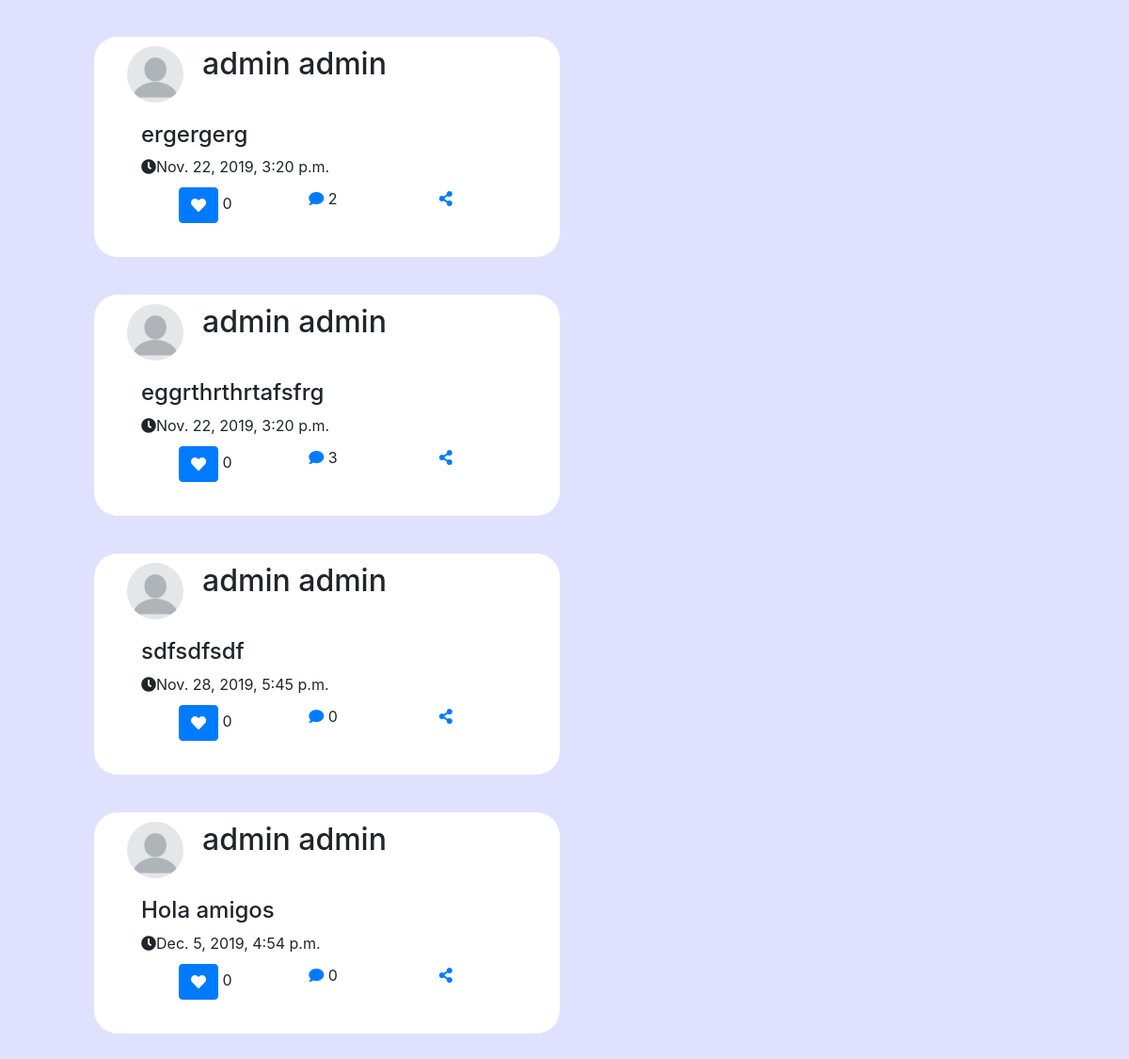
Page /likeme/foro/ (signed in, lower part) on the earlier database version.
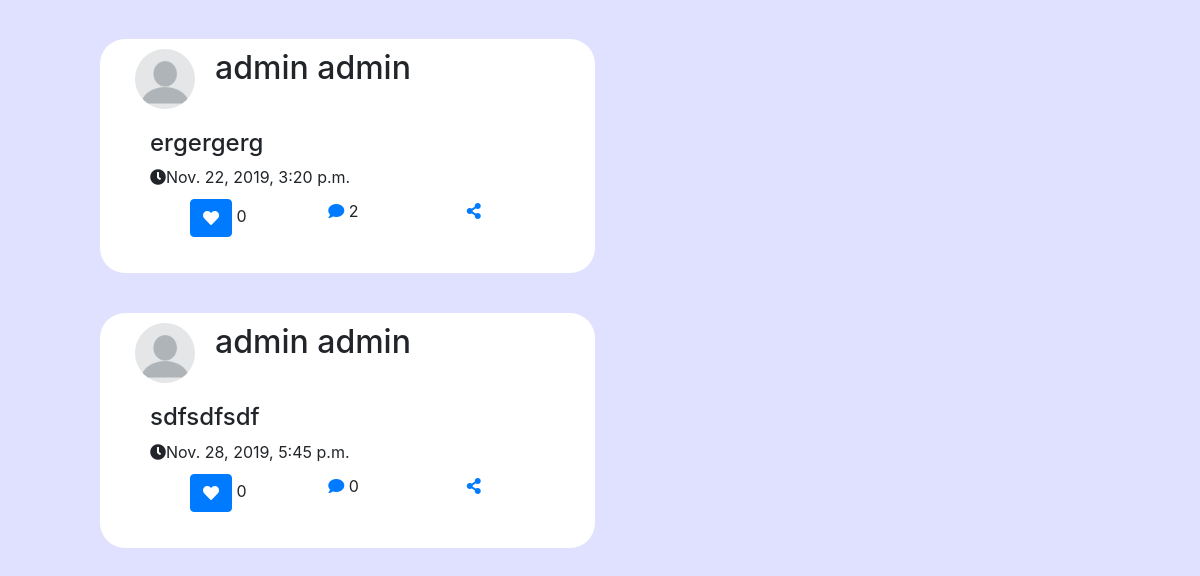
Same page on the later database version.
### likeme/models.py (models this page shows, shortened)
class Posteig(models.Model):
    id = models.AutoField(primary_key=True)
    content = models.CharField(max_length=200)
    user_post = models.ForeignKey(User, on_delete=models.CASCADE)
    creation_date = models.DateTimeField(auto_now_add=True)

class LikeMeUser(AbstractBaseUser):
    email = models.EmailField(verbose_name='email address', max_length=90, unique=True)
    first_name = models.CharField(max_length=30)
    last_name = models.CharField(max_length=30)
    sex = models.IntegerField(default=0)
    birth_date = models.DateTimeField(default=timezone.now)
    phone_number = models.TextField(default=0)
    photo = models.ImageField(upload_to='profiles/', default='profiles/profile_default.png')
    profile_state = models.IntegerField(default = 0)
    join_date = models.DateTimeField(verbose_name='join date', auto_now_add=True)
    active = models.BooleanField(default=True)  # can login
    staff = models.BooleanField(default=False)  # staff user non superuser
    admin = models.BooleanField(default=False)  # superuser
    USERNAME_FIELD = 'email'
    REQUIRED_FIELDS = ['first_name', 'last_name', 'sex', 'birth_date', 'phone_number']
    objects = LikeMeUserManager()
    def get_full_name(self):
        return self.first_name + " " + self.last_name
    @property
    def is_active(self):
        return self.active
    def __str__(self):
        return self.get_full_name()

### likeme/views.py (the view, shortened to what this page needs)
# urls.py: path(r'foro/', views.forum, name='forum'),
@login_required()
def forum(request):
    context = {}
    l = []
    freq_current_friends = FriendShip.objects.filter(Q(user_sender=request.user, accepted=True)
                                                    | Q(user_receiver=request.user, accepted=True))
    friends = [x.user_sender if x.user_sender != request.user else x.user_receiver for x in freq_current_friends]
    posts = Posteig.objects.filter(user_post__in=friends).exclude(user_post=request.user)
    for p in posts:
        comments = Comments.objects.filter(posteig_id=p.id)
        likes = Like.objects.filter(post_id=p.id)
        tr = [(q, Reply.objects.filter(posteig_id=q)) for q in comments]
        t = (p, tr, likes)
        l.append(t)
    context = {
        'posts': l
    }
    return render(request, 'likeme/foro.html', context)

### templates/likeme/foro.html (shortened to what this page needs)
{% extends "likeme/BaseLayout.html" %}
{% load static %}
{% block content %}
            <div class="md-col-6" id="perfilfeed">
                <form action ="" method="POST">
                    {% for p in posts %}
                        <div class="post-bar">
                            <div class="row" id="perfilcommentrow1">
                                <div class="about-img" id="perfilimgcomment"><img src="{{user.photo.url}}" class="img-responsive" alt=""></div>
                                <div id="perfilcommentnom">
                                    <h2>{{p.0.user_post}}</h2>
                                </div>
                            </div>
                            <h4> {{ p.0.content }} </h4>
                            <span><i class="fa fa-clock-o"></i>{{p.0.creation_date}}</span>
                            <ul class="row">
                                <div class="col"><button class="btn btn-primary" id="post_like" type="submit" name="like_value" value={{p.0.id}}><i class="fa fa-heart"></i></button> {{p.2|length}}</div>
								<div class="col"><a data-toggle="collapse" href="#perfilcommentcomment{{p.0.id}}" title=""><i class="fa fa-comment"></i></a> {{p.1|length}}</div>
								<div class="col"><a href="#" title=""><i class="fa fa-share-alt"></i></a></div>
                            </ul>
                        </div>
                    {% endfor %}
                </form>
            </div>
{% endblock %}

Differences in the rows shown:
removed Posteig: photo (placeholder picture), user_post.last_name "admin admin", content "eggrthrthrtafsfrg", creation_date "Nov. 22, 2019, 3:20 p.m.", {{ p.0.id }} 4 (drawn), p "0", p "3"
removed Posteig: photo (placeholder picture), user_post.last_name "admin admin", content "Hola amigos", creation_date "Dec. 5, 2019, 4:54 p.m.", {{ p.0.id }} 18 (drawn), p "0"
